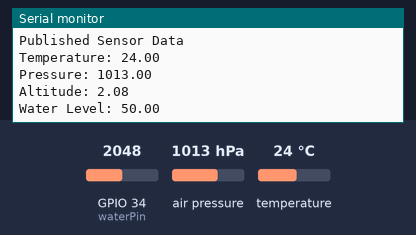
A sketch run on a simulated ESP32. Shown: the last lines printed to the serial monitor. Inputs (shaded band) come from the test bench; at power-on: air pressure 1013 hPa, GPIO 34 (waterPin) = 2048, temperature 24 °C. WiFi joins after 1.5 s; servers stay silent unless stated; random numbers use the default seed unless the sketch sets one; no MQTT or app messages arrive unless stated.

Above: at 2.7 s.
2.8 s: air pressure set to 952 hPa
4.7 s: GPIO 34 (waterPin) set to 2866
At 4.7 s:
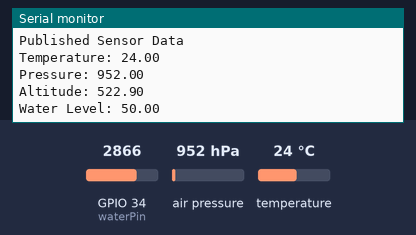
6.6 s: temperature set to 12 °C
At 8.3 s:
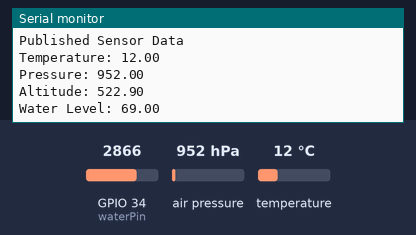
8.5 s: GPIO 34 (waterPin) set to 3603
10.4 s: air pressure set to 975 hPa
At 11.1 s:
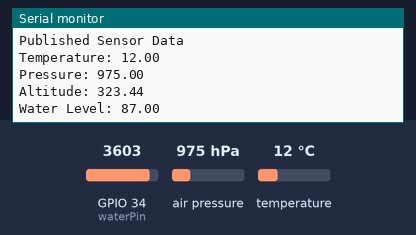
Timing chart, 0 to 13.3 s (numbered marks = the images above; inputs shaded):
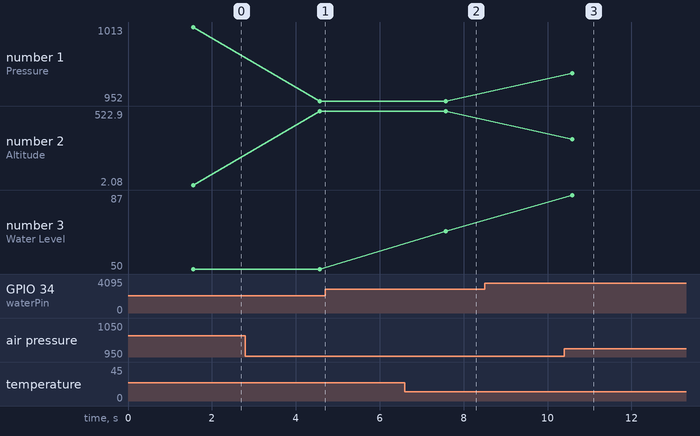

The sketch:

mcu_code.ino
```cpp
#include <WiFi.h>
#include <WiFiClientSecure.h>
#include <PubSubClient.h>
#include <Wire.h>
#include <Adafruit_BMP280.h>

// ---------------- WiFi Credentials ----------------
const char* ssid = "WIFI_SSID";
const char* password = "WIFI_PASSWORD";

// ---------------- MQTT Configuration ----------------
const char* mqtt_server = "mqtt.example.com";
const int mqtt_port = 8883;
const char* mqtt_user = "mqtt_user";
const char* mqtt_pass = "mqtt_pass";

// ---------------- MQTT Topics ----------------
const char* topic_temp        = "esp32/bmp280/temperature";
const char* topic_pressure    = "esp32/bmp280/pressure";
const char* topic_altitude    = "esp32/bmp280/altitude";
const char* topic_waterlevel  = "esp32/waterlevel";
const char* topic_status      = "esp32/sensorstatus";

// ---------------- Hardware ----------------
const int waterPin = 34;

WiFiClientSecure espClient;
PubSubClient client(espClient);
Adafruit_BMP280 bmp;

bool sensor_ok = false;

// ---------------- WiFi Setup ----------------
void setup_wifi() {

  Serial.print("Connecting to WiFi");

  WiFi.begin(ssid, password);

  while (WiFi.status() != WL_CONNECTED) {
    delay(500);
    Serial.print(".");
  }

  Serial.println("\nWiFi Connected");
}

// ---------------- MQTT Reconnect ----------------
void reconnect() {

  while (!client.connected()) {

    Serial.print("Connecting to MQTT...");

    String clientID = "ESP32Client-";
    clientID += String(random(0xffff), HEX);

    if (client.connect(clientID.c_str(), mqtt_user, mqtt_pass)) {

      Serial.println("Connected");

    } else {

      Serial.print("Failed, rc=");
      Serial.print(client.state());

      Serial.println(" retrying in 2 seconds");

      delay(2000);
    }
  }
}

// ---------------- Setup ----------------
void setup() {

  Serial.begin(115200);

  pinMode(waterPin, INPUT);

  Wire.begin();

  setup_wifi();

  // TLS Connection
  espClient.setInsecure();

  client.setServer(mqtt_server, mqtt_port);

  // BMP280 Detection
  if (bmp.begin(0x76)) {

    sensor_ok = true;
    Serial.println("BMP280 Found at 0x76");

  } else if (bmp.begin(0x77)) {

    sensor_ok = true;
    Serial.println("BMP280 Found at 0x77");

  } else {

    sensor_ok = false;
    Serial.println("BMP280 NOT FOUND");
  }
}

// ---------------- Main Loop ----------------
void loop() {

  if (!client.connected()) {
    reconnect();
  }

  client.loop();


  // Read Sensors
  float temperature = bmp.readTemperature();

  float pressure = bmp.readPressure() / 100.0;

  float altitude = bmp.readAltitude(1013.25);

  int waterRaw = analogRead(waterPin);

  float waterPercent = map(waterRaw, 0, 4095, 0, 100);

  // Validate Readings
  if (
      isnan(temperature) ||
      isnan(pressure) ||
      isnan(altitude) ||
      temperature < -40 ||
      temperature > 85 ||
      pressure < 300 ||
      pressure > 1100
     ) {

      client.publish(topic_status, "0");

      Serial.println("Invalid Sensor Reading");

      delay(3000);

      return;
  }

  // Publish Sensor Data
  client.publish(topic_temp, String(temperature, 2).c_str());

  client.publish(topic_pressure, String(pressure, 2).c_str());

  client.publish(topic_altitude, String(altitude, 2).c_str());

  client.publish(topic_waterlevel, String(waterPercent, 2).c_str());

  client.publish(topic_status, "1");

  // Serial Monitor Output
  Serial.println("Published Sensor Data");

  Serial.print("Temperature: ");
  Serial.println(temperature);

  Serial.print("Pressure: ");
  Serial.println(pressure);

  Serial.print("Altitude: ");
  Serial.println(altitude);

  Serial.print("Water Level: ");
  Serial.println(waterPercent);

  delay(3000);
}
```

Measured:
- after the input at 6.6 s, the serial monitor: prints a new line after 0.98 s (image 2)
- after the input at 10.4 s, the serial monitor: prints a new line after 0.19 s (image 3)
- plotted number 1: 1013 → 952 after the input at 2.8 s, 952 → 975 after the input at 10.4 s
- plotted number 2: 2.08 → 522.9 after the input at 2.8 s, 522.9 → 323.44 after the input at 10.4 s
